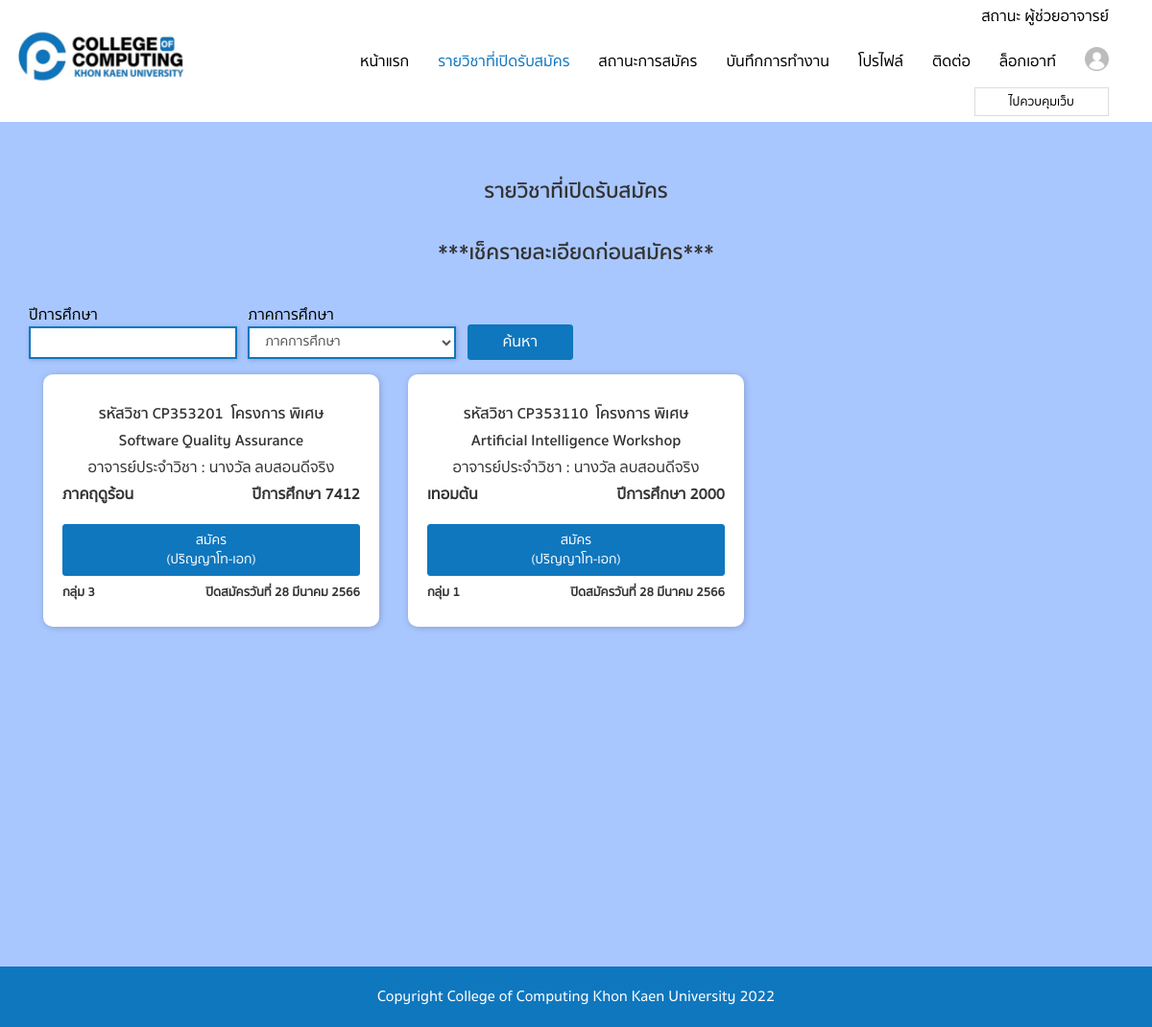
The page /steacher/subject.php (signed in) on the database its author committed.
### tables this page shows
CREATE TABLE `classdata` (
  `pk` int(11) NOT NULL,
  `data1` text NOT NULL,
  `data2` text NOT NULL,
  `data3` text NOT NULL,
  `data4` text NOT NULL,
  `data5` text NOT NULL,
  `data6` text NOT NULL,
  `data7` text NOT NULL,
  `data8` text NOT NULL,
  `data9` text NOT NULL,
  `data10` text NOT NULL,
  `create_date` text NOT NULL,
  `create_date2` text NOT NULL,
  `create_by` text NOT NULL,
  `create_time` text NOT NULL,
  `datafile` text NOT NULL,
  `data11` text NOT NULL,
  `data12` text NOT NULL,
  `chk1` text NOT NULL,
  `chk2` text NOT NULL,
  `startdate` text NOT NULL,
  `enddate` text NOT NULL,
  `data42` text NOT NULL,
  `data32` text NOT NULL,
  `data13` text NOT NULL,
  `data14` text NOT NULL,
  `data15` text NOT NULL,
  `data16` text NOT NULL,
  `chk3` text NOT NULL,
  `datachk30` text NOT NULL,
  `datachk31` text NOT NULL,
  `chk4` text NOT NULL,
  `datachk4` text NOT NULL,
  `datachk41` text NOT NULL,
  `chk5` text NOT NULL,
  `datachk5` text NOT NULL,
  `datachk51` text NOT NULL,
  `chk6` text NOT NULL,
  `datachk6` text NOT NULL,
  `datachk61` text NOT NULL,
  `tri` text NOT NULL,
  `datatri` text NOT NULL,
  `tri2` text NOT NULL,
  `datatri2` text NOT NULL,
  `tri3` text NOT NULL,
  `datatri3` text NOT NULL,
  `tri4` text NOT NULL,
  `datatri4` text NOT NULL,
  `tri5` text NOT NULL,
  `datatri5` text NOT NULL
);

CREATE TABLE `member` (
  `pk` int(11) NOT NULL,
  `name` text NOT NULL,
  `email` text NOT NULL,
  `telphone` text NOT NULL,
  `address` text NOT NULL,
  `username` text NOT NULL,
  `password` text NOT NULL,
  `status` text NOT NULL,
  `img` text NOT NULL,
  `name2` text NOT NULL,
  `codestudent` text NOT NULL,
  `subject` text NOT NULL,
  `major` text NOT NULL,
  `major2` text NOT NULL,
  `major3` text NOT NULL,
  `img2` text NOT NULL,
  `img3` text NOT NULL,
  `img4` text NOT NULL
);

### steacher/subject.php (the view, shortened to what this page needs)
<?php
include('header.php');
$searchname = "";
?>
<div id="wrapper" class="container">
  <h1 id="page-title">  รายวิชาที่เปิดรับสมัคร   </h1>
  <h1 id="page-title">  ***เช็ครายละเอียดก่อนสมัคร***   </h1>
  <div class="row">
   <div class="col-md-7" align="left">
      <div class="form-group">
        <form method="get" action="subject.php" enctype="multipart/form-data" >
			<table width="100%">
				<tr>
					<td width="35%">
					<font color="black" size="3px" class="serif">  ปีการศึกษา    </font>
					<input type="text" name="searchname" id="searchname" class="form-control " value="<?php echo $searchname; ?>" autocomplete="off"  autofocus  style="  border-radius: 0px; width: 95%;   "  >
					</td>
					<td width="35%">
					<font color="black" size="3px" class="serif">  ภาคการศึกษา    </font>
					<select class="form-control" id="drop_term" name="drop_term" required style="border-radius: 0px;  width: 95%; "     >
					 	<?php if(empty($_GET["drop_term"])){   ?>
						<option value="">  ภาคการศึกษา  </option>
						<?php } ?>
				  </select>
					</td>
					<td>
						<button type="submit" class="btn btn-primary btn-minwidth" style="  width: 110px;   "> <font color="white" size="3px" class="serif">   ค้นหา </font>  </button>
					</td>
				</tr>
			</table>
	 </form> </div> </div>
    <div class="col-md-12">
   <?php
	$addcoe = "";
	$sql = "SELECT * FROM classdata  where data7 like '%".$searchname."%'  and (chk1 = '".$studentsubject."'  or   chk2 = '".$studentsubject."') ".$addcoe." order by pk desc ";
	$query = mysqli_query($con,$sql);
	while($objResult = mysqli_fetch_array($query))
	{
	$namedata5 = "";
	$sql4 = "SELECT * FROM member  where pk = '".$objResult["data11"]."' ";
	$query4 = mysqli_query($objCon,$sql4);
	while($objResult4 = mysqli_fetch_array($query4))
	{
		$namedata5 = $objResult4["name"];
	}
	?>
    <div class="col-xs-6 col-sm-6 col-md-4" style="border-radius: 10px;  ">
      <div class="subject-item" style="border-radius: 10px;" >
        <div class="subject-item-title">  รหัสวิชา   <?php echo $objResult["data1"];?> &nbsp; โครงการ   <?php echo $objResult["data9"];?> </div>
        <div class="subject-item-title" style="margin-top: 5px;">  <?php echo $objResult["data3"];?> </div>
        <div class="subject-item-content" style="margin-top: 5px;"> อาจารย์ประจําวิชา : <?php echo $namedata5;?> </div>
         <div class="row"  style="margin-top: 5px;">
         	<div class="col-lg-6" align="left" > <b>  <font size="3px" >   <?php echo $objResult["data8"];?> </font>  </b> </div>
         	<div class="col-lg-6" align="right" > <b> <font size="3px" >  ปีการศึกษา <?php echo $objResult["data7"];?></font>  </b> </div>
         </div>
          <div class="row" style="margin-top: 10px; margin-bottom: 5px;">
          <?php if($objResult["chk2"] == $studentsubject){ ?>
          	<div class="col-lg-12">
			 <a href="view_subject.php?CusID=<?php echo $objResult["pk"]; ?>" class="btn btn-primary btn-minwidth" style="width: 100%;  margin-top: 10px; "  > สมัคร <Br>
         	(ปริญญาโท-เอก) </a>
          	</div>
          <?php } ?>
          </div>
         <div class="row">
         	<div class="col-lg-4" align="left" > <b>  <font size="2px" > กลุ่ม <?php echo $objResult["data14"]; ?> </font>  </b> </div>
         	<div class="col-lg-8" align="right" > <b> <font size="2px" >  ปิดสมัครวันที่ <?php echo DateThai($objResult["enddate"])." ".Datethai2($objResult["enddate"]);?> </font>  </b> </div>
         </div>
      </div>
    </div>
    <?php } ?>
  </div>
  </div>
</div>
<?php
include('footer.php');
?>

### steacher/css/style.css (style rules this page uses)
html, body { font-family: sukhumvit; font-size: 16px; }
* { box-sizing: border-box; }
h1, h2, h3, h4, h5, h6, strong { font-family: sukhumvit-bold; }
.btn { border-radius: 3px; min-width: 52px; }
.btn-minwidth { min-width: 95px; }
.btn-primary, .btn-primary:hover, .btn-primary:active { color: var(--white-color); background-color: var(--main-color); border-color: var(--main-color); }
.form-control { border-radius: 50px; border: 2px solid var(--main-color); box-shadow: 1px 1px 5px rgb(0 0 0 / 20%); }
#main-page { background-color: var(--second-color); }
#wrapper { min-height: 100vh; margin-top: 40px; margin-bottom: 40px; }
#page-title { text-align: center; font-size: 22px; font-family: sukhumvit-bold; margin-bottom: 40px; }
.subject-item { background-color: #fff; padding: 25px 20px; border-radius: 3px; box-shadow: 1px 1px 7px rgb(0 0 0 / 20%); text-align: center; margin-bottom: 20px; }
.subject-item-title { font-family: sukhumvit-bold; margin-top: 5px; }
:root { --main-color: rgb(15,119,190); --second-color: rgb(229,245,255); --white-color: rgb(255,255,255); --black-color: rgb(0,0,0); }

### rows shown on the page
classdata: data1 "CP353201", data9 "พิเศษ", data3 "Software Quality Assurance", member.name "นางวัล ลบสอนดีจริง", data8 "ภาคฤดูร้อน", data7 "7412", data14 "3", enddate "28", enddate "มีนาคม 2566"
classdata: data1 "CP353110", data9 "พิเศษ", data3 "Artificial Intelligence Workshop", member.name "นางวัล ลบสอนดีจริง", data8 "เทอมต้น", data7 "2000", data14 "1", enddate "28", enddate "มีนาคม 2566"
